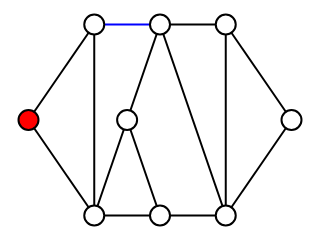

Write notebook code for a chart like this one.
### Markdown cell above
Os atributos `color` são exibidos na visualização.

### Code cell
sn.show_graph(ug)

### Figure 1 — Plotly figure (JSON) as saved in the notebook; plotly's stock layout.template omitted (floating-point values rounded to 4 significant figures)
{"data": [{"hoverinfo": "none", "line": {"color": "rgb(0, 0, 0)", "width": 2}, "mode": "lines", "type": "scatter", "uid": "624146be-a23e-11e8-927c-acbc32b9af5d", "x": [0, 0.25, null, 0, 0.25, null, 0.25, 0.25, null, 0.5, 0.75, null, 0.5, 0.75, null, 0.5, 0.375, null, 0.75, 1, null, 0.75, 0.75, null, 1, 0.75, null, 0.75, 0.5, null, 0.5, 0.25, null, 0.5, 0.375, null, 0.25, 0.375, null], "y": [0.5, 1, null, 0.5, 0, null, 1, 0, null, 1, 1, null, 1, 0, null, 1, 0.5, null, 1, 0.5, null, 1, 0, null, 0.5, 0, null, 0, 0, null, 0, 0, null, 0, 0.5, null, 0, 0.5, null]}, {"hoverinfo": "none", "line": {"color": "rgb(0, 0, 255)", "width": 2}, "mode": "lines", "type": "scatter", "uid": "6241483a-a23e-11e8-927c-acbc32b9af5d", "x": [0.25, 0.5, null], "y": [1, 1, null]}, {"hoverinfo": "none", "marker": {"color": "rgb(255, 0, 0)", "line": {"color": "rgb(0, 0, 0)", "width": 2}, "size": 20}, "mode": "markers+text", "text": [], "textfont": {"color": "rgb(255, 255, 255)"}, "textposition": "middle center", "type": "scatter", "uid": "624148e4-a23e-11e8-927c-acbc32b9af5d", "x": [0], "y": [0.5]}, {"hoverinfo": "none", "marker": {"color": "rgb(255, 255, 255)", "line": {"color": "rgb(0, 0, 0)", "width": 2}, "size": 20}, "mode": "markers+text", "text": [], "textfont": {"color": "rgb(0, 0, 0)"}, "textposition": "middle center", "type": "scatter", "uid": "6241497a-a23e-11e8-927c-acbc32b9af5d", "x": [0.25, 0.5, 0.75, 1, 0.75, 0.5, 0.25, 0.375], "y": [1, 1, 1, 0.5, 0, 0, 0, 0.5]}], "layout": {"height": 180, "margin": {"b": 0, "l": 0, "r": 0, "t": 0}, "showlegend": false, "width": 320, "xaxis": {"showgrid": false, "showticklabels": false, "zeroline": false}, "yaxis": {"showgrid": false, "showticklabels": false, "zeroline": false}}}
